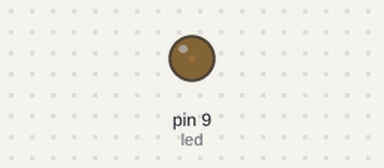
Simulated run of this sketch. Board: Arduino Uno, built with avr-gcc and run on an emulated ATmega328P. Parts: output pins drawn as LEDs (lit = HIGH).

Above: at 0.05 s.
At 0.65 s:
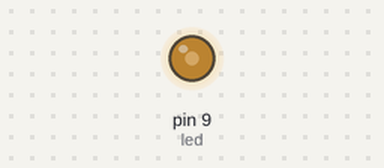
At 1.2 s:
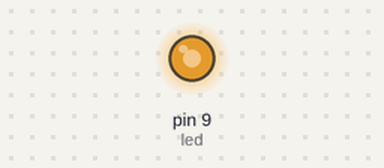
At 2.4 s:
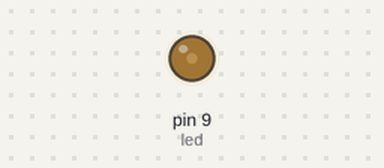
Timing chart, 0 to 6.2 s (numbered marks = the images above):
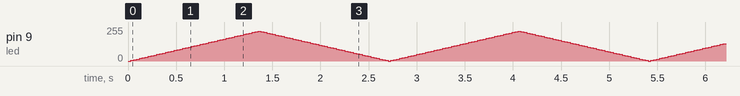

The sketch:

PT_2.ino
```cpp
int led = 9;
int brightness = 0;
int fadeAmount = 5;

void setup() {
  // put your setup code here, to run once:
  pinMode(led,OUTPUT);
}

void loop() {
  // put your main code here, to run repeatedly:
  analogWrite(led, brightness);
  brightness = brightness + fadeAmount;
  if (brightness == 0 || brightness == 225) {
    fadeAmount =- fadeAmount;
  }
  delay(30); //30ms = 0.3 detik
}
```
